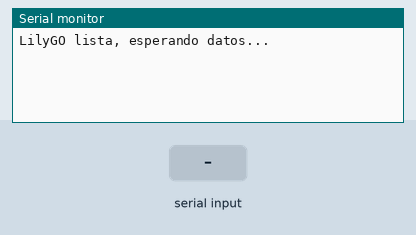
A sketch run on a simulated ESP32. Shown: the last lines printed to the serial monitor. The test bench sets the inputs (shaded band).

Above: at 1.2 s.
1.3 s: "1\n" received over the second serial link
At 2.1 s:
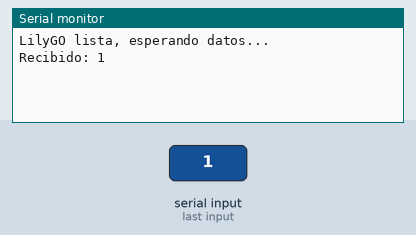
2.8 s: "0\n" received over the second serial link
At 3.2 s:
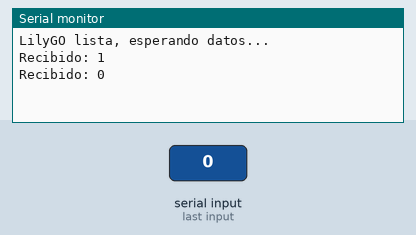
4.3 s: "2\n" received over the second serial link
At 5.6 s:
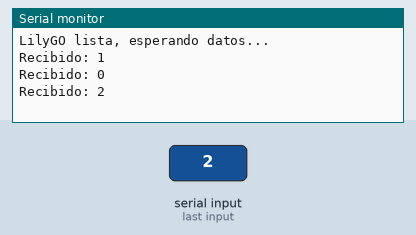

The sketch:

lilyGo.ino
```cpp
// LilyGO T-SIM7070G  ->  recibe por UART y lo muestra en el monitor serial
#define RX_PIN 32
#define TX_PIN 33

void setup() {
  Serial.begin(115200);                                  // monitor serial (USB)
  Serial2.begin(115200, SERIAL_8N1, RX_PIN, TX_PIN);     // UART desde el C6
  Serial.println("LilyGO lista, esperando datos...");
}

void loop() {
  if (Serial2.available()) {
    String msg = Serial2.readStringUntil('\n');
    Serial.print("Recibido: ");
    Serial.println(msg);
  }
}
```

Measured:
- after the input at 1.3 s, the serial monitor: prints a new line at once (image 1)
- after the input at 2.8 s, the serial monitor: prints a new line at once (image 2)
- after the input at 4.3 s, the serial monitor: prints a new line at once (image 3)
